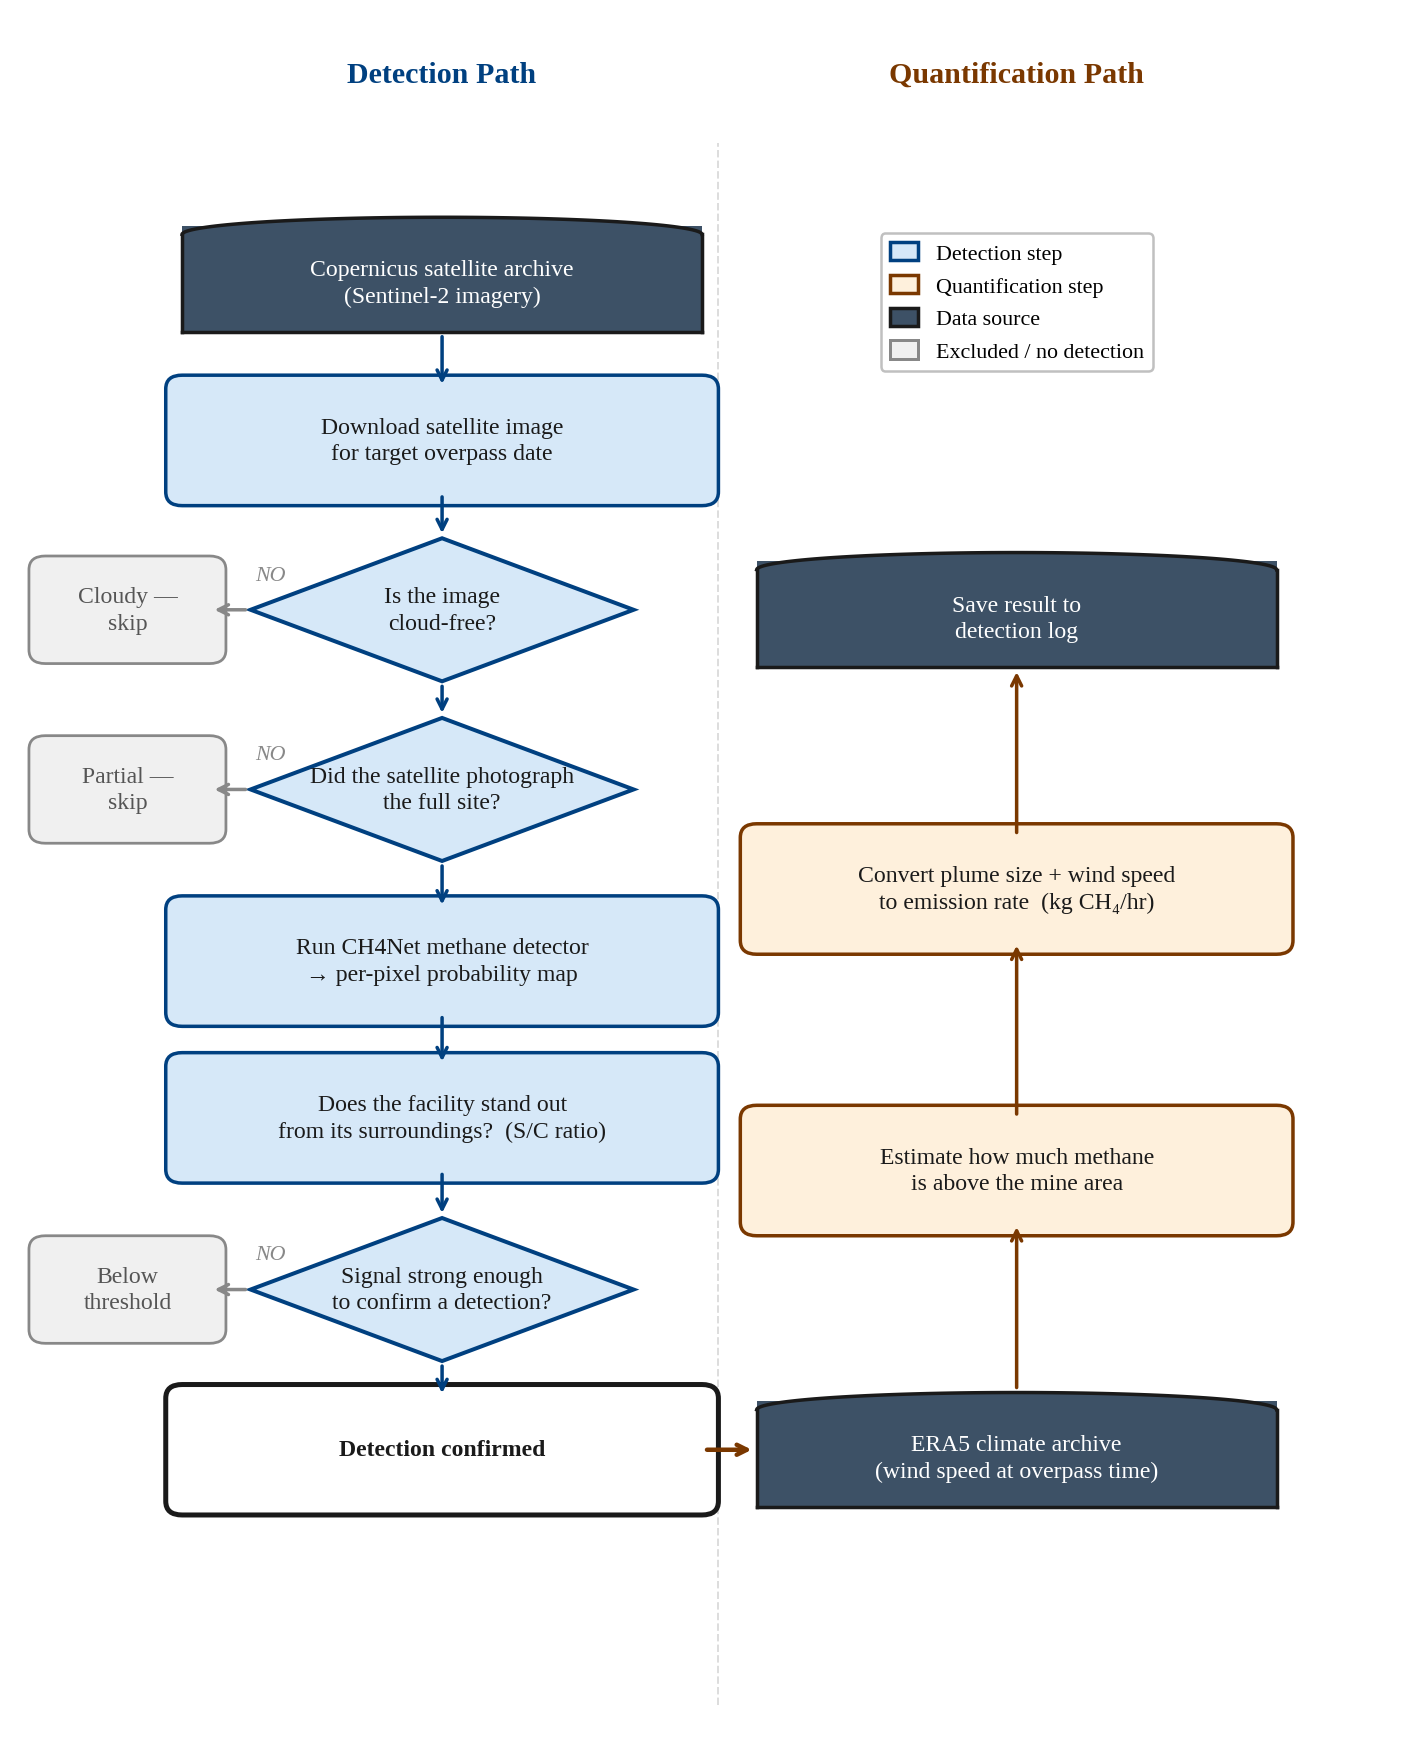

The Python source for this figure:
"""
Figure 1 — CH₄Net pipeline methodology flow diagram
Detection path: top → bottom (left column)
Quantification path: bottom → top (right column)
NO exits go LEFT; YES arrows are implied (unlabelled).
"""
import numpy as np
import matplotlib.pyplot as plt
import matplotlib.patches as mpatches
from matplotlib.patches import FancyBboxPatch, Ellipse, Rectangle
from pathlib import Path

plt.rcParams.update({
    'font.family': 'serif',
    'font.serif':  ['Liberation Serif', 'Times New Roman', 'DejaVu Serif'],
    'pdf.fonttype': 42,
})

# ── colours ───────────────────────────────────────────────────────────────────
B_DARK  = '#004080'
B_FILL  = '#D6E8F8'
O_DARK  = '#7A3800'
O_FILL  = '#FEF0DC'
SLATE   = '#3D5166'
GREY_FC = '#F0F0F0'
GREY_EC = '#888888'
INK     = '#1A1A1A'

# ── canvas ────────────────────────────────────────────────────────────────────
fig = plt.figure(figsize=(7.6, 9.6))
ax  = fig.add_axes([0.0, 0.0, 1.0, 1.0])
ax.set_xlim(0, 10)
ax.set_ylim(-0.3, 14.8)
ax.axis('off')

# ── font sizes (all node text at same size; only headers + confirmed are bold) ──
FS      = 9.5   # all node labels
FS_EXIT = 8.4   # small exit stubs
FS_LBL  = 8.8   # NO labels

# ── helpers ───────────────────────────────────────────────────────────────────

def pbox(cx, cy, w, h, text, fc, ec=INK, lw=1.4, bold=False, tc=INK):
    ax.add_patch(FancyBboxPatch(
        (cx - w/2, cy - h/2), w, h,
        boxstyle='round,pad=0.12', fc=fc, ec=ec, lw=lw, zorder=2))
    ax.text(cx, cy, text, ha='center', va='center', fontsize=FS,
            fontweight='bold' if bold else 'normal', color=tc,
            multialignment='center', linespacing=1.35, zorder=3)


def diam(cx, cy, w, h, text, fc=B_FILL, ec=B_DARK):
    pts = np.array([(cx, cy+h/2), (cx+w/2, cy),
                    (cx, cy-h/2), (cx-w/2, cy)])
    ax.add_patch(plt.Polygon(pts, fc=fc, ec=ec, lw=1.6, zorder=2))
    ax.text(cx, cy, text, ha='center', va='center', fontsize=FS,
            fontweight='normal', color=INK,           # same weight as pbox
            multialignment='center', linespacing=1.35, zorder=3)


def cyl(cx, cy, w, h, text):
    eh       = h * 0.30
    y_bot    = cy - h/2
    body_top = cy + h/2 - eh/2
    ax.add_patch(Rectangle(
        (cx - w/2, y_bot), w, body_top - y_bot + eh/4,
        fc=SLATE, ec='none', lw=0, zorder=2))
    ax.add_patch(Ellipse(
        (cx, body_top), w, eh, fc=SLATE, ec='none', lw=0, zorder=2))
    theta = np.linspace(0, np.pi, 80)
    ax.plot(cx + (w/2)*np.cos(theta), body_top + (eh/2)*np.sin(theta),
            color=INK, lw=1.4, zorder=4)
    ax.plot([cx-w/2, cx-w/2], [y_bot, body_top], color=INK, lw=1.4, zorder=4)
    ax.plot([cx+w/2, cx+w/2], [y_bot, body_top], color=INK, lw=1.4, zorder=4)
    ax.plot([cx-w/2, cx+w/2], [y_bot,    y_bot], color=INK, lw=1.4, zorder=4)
    ax.text(cx, (y_bot + body_top) / 2, text,
            ha='center', va='center', fontsize=FS,    # same size as pbox
            fontweight='normal', color='white',        # same weight as pbox
            multialignment='center', linespacing=1.35, zorder=5)


def varr(x, y1, y2, color=INK, lw=1.4):
    ax.annotate('', xy=(x, y2), xytext=(x, y1),
                arrowprops=dict(arrowstyle='->', color=color, lw=lw), zorder=5)


def harr(y, x1, x2, color=INK, lw=1.4):
    ax.annotate('', xy=(x2, y), xytext=(x1, y),
                arrowprops=dict(arrowstyle='->', color=color, lw=lw), zorder=5)


# ── geometry ──────────────────────────────────────────────────────────────────
LX  = 3.10    # detection column centre
RX  = 7.30    # quantification column centre
BW  = 3.80    # process box width — narrowed so neither column crosses the divider
BH  = 0.90    # process box height
CW  = 3.80    # cylinder width
CH  = 1.00    # cylinder height
DW  = 2.80    # diamond width  (slightly expanded)
DH  = 1.25    # diamond height (slightly expanded)
EW  = 1.20    # exit node width
EH  = 0.70    # exit node height
EX  = 0.80    # exit node centre x  (left edge ≈ 0.20 — no clip)

# detection path: top → bottom
Y0 = 12.55   # Copernicus archive  [cyl]
Y1 = 11.10   # Download image      [pbox]
Y2 =  9.62   # Cloud-free?         [diamond]
Y3 =  8.05   # Full site covered?  [diamond]
Y4 =  6.55   # Run CH4Net          [pbox]
Y5 =  5.18   # Facility stand out? [pbox]
Y6 =  3.68   # Strong enough?      [diamond]
Y7 =  2.28   # Detection confirmed [pbox]

# quantification path: bottom → top
Q0 =  2.28   # ERA5                [cyl]   same row as Y7
Q1 =  4.72   # Measure column      [pbox]
Q2 =  7.18   # Convert to rate     [pbox]
Q3 =  9.62   # Save to log         [cyl]

# NO label sits just inside the left tip of each diamond — away from exit boxes
DIA_L  = LX - DW/2    # left tip x = 1.70

# ── column headers ────────────────────────────────────────────────────────────
ax.text(LX, 14.30, 'Detection Path', ha='center', va='center',
        fontsize=12, fontweight='bold', color=B_DARK)
ax.text(RX, 14.30, 'Quantification Path', ha='center', va='center',
        fontsize=12, fontweight='bold', color=O_DARK)

# faint separator
ax.plot([5.12, 5.12], [0.05, 13.70], color='#DDDDDD', lw=0.8, ls='--', zorder=1)

# ── DETECTION PATH ─────────────────────────────────────────────────────────────

cyl(LX, Y0, CW, CH, 'Copernicus satellite archive\n(Sentinel-2 imagery)')
varr(LX, Y0 - CH/2, Y1 + BH/2, color=B_DARK)

pbox(LX, Y1, BW, BH,
     'Download satellite image\nfor target overpass date',
     fc=B_FILL, ec=B_DARK)
varr(LX, Y1 - BH/2, Y2 + DH/2, color=B_DARK)

# ① Cloud-free?
diam(LX, Y2, DW, DH, 'Is the image\ncloud-free?')
harr(Y2, DIA_L, EX + EW/2, color=GREY_EC)
ax.text(DIA_L + 0.03, Y2 + 0.22, 'NO', ha='left', va='bottom',
        fontsize=FS_LBL, color=GREY_EC, fontstyle='italic', zorder=6)
pbox(EX, Y2, EW, EH, 'Cloudy —\nskip',
     fc=GREY_FC, ec=GREY_EC, lw=1.1, tc='#555555')
varr(LX, Y2 - DH/2, Y3 + DH/2, color=B_DARK)

# ② Full site covered?
diam(LX, Y3, DW, DH, 'Did the satellite photograph\nthe full site?')
harr(Y3, DIA_L, EX + EW/2, color=GREY_EC)
ax.text(DIA_L + 0.03, Y3 + 0.22, 'NO', ha='left', va='bottom',
        fontsize=FS_LBL, color=GREY_EC, fontstyle='italic', zorder=6)
pbox(EX, Y3, EW, EH, 'Partial —\nskip',
     fc=GREY_FC, ec=GREY_EC, lw=1.1, tc='#555555')
varr(LX, Y3 - DH/2, Y4 + BH/2, color=B_DARK)

pbox(LX, Y4, BW, BH,
     'Run CH4Net methane detector\n→ per-pixel probability map',
     fc=B_FILL, ec=B_DARK)
varr(LX, Y4 - BH/2, Y5 + BH/2, color=B_DARK)

pbox(LX, Y5, BW, BH,
     'Does the facility stand out\nfrom its surroundings?  (S/C ratio)',
     fc=B_FILL, ec=B_DARK)
varr(LX, Y5 - BH/2, Y6 + DH/2, color=B_DARK)

# ③ Signal strong enough?
diam(LX, Y6, DW, DH, 'Signal strong enough\nto confirm a detection?')
harr(Y6, DIA_L, EX + EW/2, color=GREY_EC)
ax.text(DIA_L + 0.03, Y6 + 0.22, 'NO', ha='left', va='bottom',
        fontsize=FS_LBL, color=GREY_EC, fontstyle='italic', zorder=6)
pbox(EX, Y6, EW, EH, 'Below\nthreshold',
     fc=GREY_FC, ec=GREY_EC, lw=1.1, tc='#555555')
varr(LX, Y6 - DH/2, Y7 + BH/2, color=B_DARK)

# Detection confirmed — only bold node in the flow
pbox(LX, Y7, BW, BH,
     'Detection confirmed',
     fc='white', ec=INK, lw=2.0, bold=True, tc=INK)

# ── JUNCTION arrow ────────────────────────────────────────────────────────────
harr(Y7, LX + BW/2, RX - CW/2, color=O_DARK, lw=1.8)

# ── QUANTIFICATION PATH (bottom → top) ────────────────────────────────────────

cyl(RX, Q0, CW, CH, 'ERA5 climate archive\n(wind speed at overpass time)')
varr(RX, Q0 + CH/2, Q1 - BH/2, color=O_DARK)

pbox(RX, Q1, BW, BH,
     'Estimate how much methane\nis above the mine area',
     fc=O_FILL, ec=O_DARK)
varr(RX, Q1 + BH/2, Q2 - BH/2, color=O_DARK)

pbox(RX, Q2, BW, BH,
     'Convert plume size + wind speed\nto emission rate  (kg CH₄/hr)',
     fc=O_FILL, ec=O_DARK)
varr(RX, Q2 + BH/2, Q3 - CH/2, color=O_DARK)

cyl(RX, Q3, CW, CH, 'Save result to\ndetection log')

# ── LEGEND — in the empty space above Q3, under "Quantification Path" header ──
leg_handles = [
    mpatches.Patch(fc=B_FILL,  ec=B_DARK,  lw=1.4, label='Detection step'),
    mpatches.Patch(fc=O_FILL,  ec=O_DARK,  lw=1.4, label='Quantification step'),
    mpatches.Patch(fc=SLATE,   ec=INK,     lw=1.4, label='Data source'),
    mpatches.Patch(fc=GREY_FC, ec=GREY_EC, lw=1.2, label='Excluded / no detection'),
]
# place legend centred in the top-right dead zone (above Q3, below header)
ax.legend(handles=leg_handles,
          loc='center', bbox_to_anchor=(0.73, 0.835),
          fontsize=8.8, framealpha=0.93, ncol=1,
          handlelength=1.3, handleheight=0.9,
          edgecolor='#BBBBBB', columnspacing=1.0)

# ── save ──────────────────────────────────────────────────────────────────────
ROOT = Path('/sessions/brave-gallant-mayer/mnt/methane-api')
out  = Path('/sessions/brave-gallant-mayer/mnt/Downloads/figure1_methodology.png')
out2 = ROOT / 'figures/figure1_methodology.png'
print('Saving …')
plt.savefig(out,  dpi=180, bbox_inches='tight', facecolor='white')
plt.savefig(out2, dpi=180, bbox_inches='tight', facecolor='white')
print(f'Saved → {out}')
plt.close()
